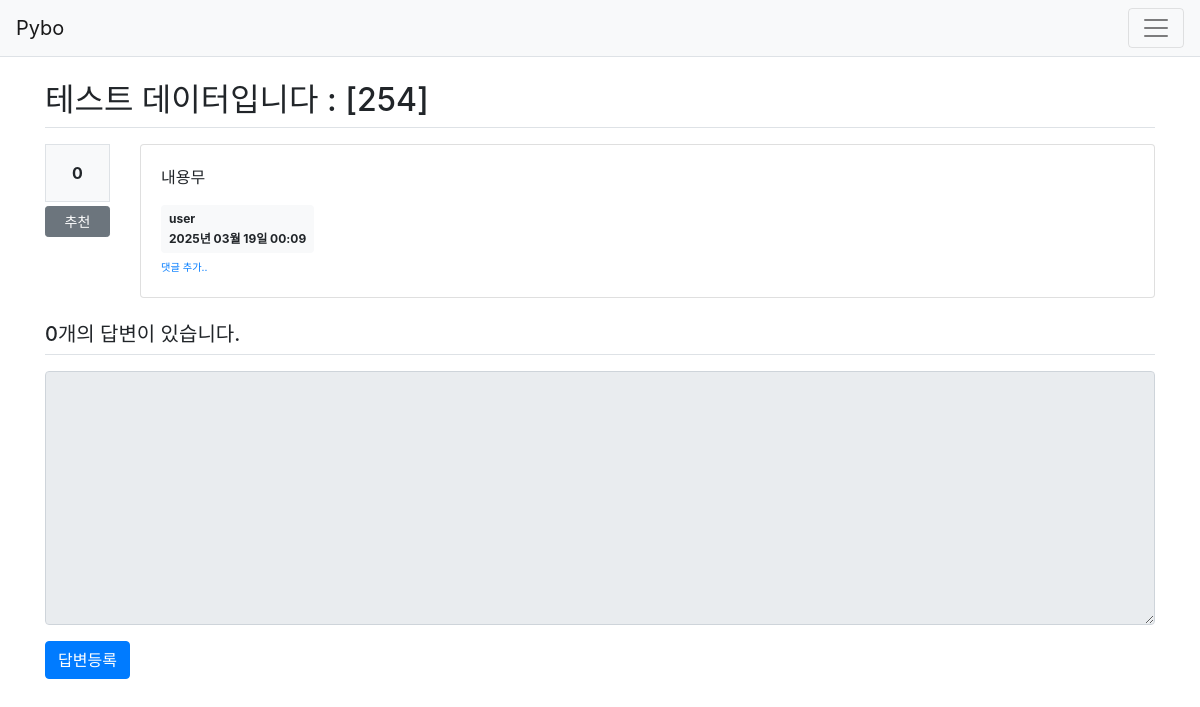
Before: /question/detail/289/ with the older database file.
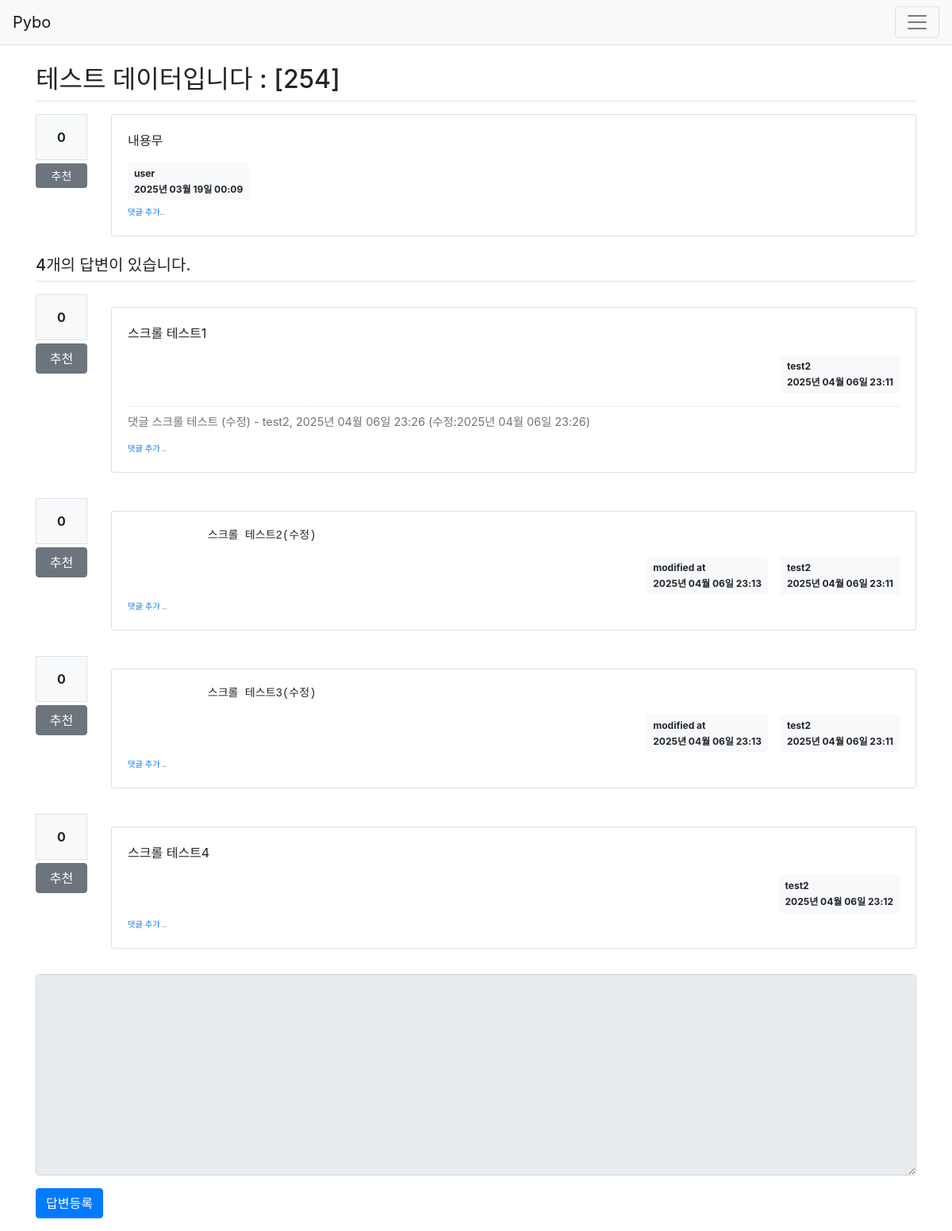
After: the same page with the newer database file.
### pybo/models.py (models this page shows)
class Question(db.Model):
    id=db.Column(db.Integer,primary_key=True)
    subject=db.Column(db.String(200),nullable=False)
    content=db.Column(db.Text(),nullable=False)
    create_date=db.Column(db.DateTime(),nullable=False)
    user_id=db.Column(db.Integer,db.ForeignKey('user.id',ondelete='CASCADE'),nullable=False)
    user=db.relationship('User',backref=db.backref('question_set'))
    modify_date = db.Column(db.DateTime(),nullable=True)
    voter=db.relationship('User',secondary=question_voter,backref=db.backref('question_voter_set'))

class User(db.Model):
    id=db.Column(db.Integer,primary_key=True)
    username=db.Column(db.String(150),unique=True,nullable=False)
    password=db.Column(db.String(200),nullable=False)
    email=db.Column(db.String(120),unique=True,nullable=False)

class Answer(db.Model):
    id=db.Column(db.Integer,primary_key=True)
    question_id=db.Column(db.Integer,db.ForeignKey('question.id',ondelete='CASCADE'))
    question = db.relationship('Question',backref=db.backref('answer_set',))
    content=db.Column(db.Text(),nullable=False)
    create_date=db.Column(db.DateTime(),nullable=False)
    user_id = db.Column(db.Integer, db.ForeignKey('user.id',ondelete='CASCADE'),nullable=False)
    user=db.relationship('User',backref=db.backref('answer_set'))
    modify_date = db.Column(db.DateTime(),nullable=True)
    voter=db.relationship('User',secondary=answer_voter,backref=db.backref('answer_voter_set'))

class Comment(db.Model):
    id = db.Column(db.Integer, primary_key=True)
    user_id = db.Column(db.Integer, db.ForeignKey('user.id', ondelete='CASCADE'),nullable=False)
    user=db.relationship('User',backref=db.backref('comment_set'))
    content = db.Column(db.Text(),nullable=False)
    create_date = db.Column(db.DateTime(),nullable=False)
    modify_date = db.Column(db.DateTime())
    question_id = db.Column(db.Integer, db.ForeignKey('question.id',ondelete='CASCADE'),nullable=True)
    question = db.relationship('Question',backref=db.backref('comment_set'))
    answer_id = db.Column(db.Integer, db.ForeignKey('answer.id',ondelete='CASCADE'),nullable=True)
    answer = db.relationship('Answer', backref = db.backref('comment_set'))

### pybo/views/question_views.py (the view)
@bp.route('/detail/<int:question_id>/')
def detail(question_id):
    form=AnswerForm()
    question = Question.query.get_or_404(question_id)
    return render_template('question/question_detail.html',question=question,form=form)

### pybo/forms.py
class AnswerForm(FlaskForm):
    content=TextAreaField('내용',validators=[DataRequired('내용은 필수 입력 항목입니다.')])

### pybo/filter.py (called while the page is built)
def format_datetime(value, fmt='%Y년 %m월 %d일 %H:%M'):
    return value.strftime(fmt)

### pybo/views/auth_views.py (called while the page is built)
@bp.before_app_request #before_app_request 데코레이터는 사용자 요청이 처리되기 전에 실행되는 함수를 등록할 때 사용
def load_logged_in_user():
    user_id = session.get('user_id')
    if user_id is None:
        g.user = None #g 객체는 플라스크가 제공하는 컨텍스트 변수로, 요청과 응답이 유효한 동안에만 데이터를 저장하고 유지
    else:
        g.user = User.query.get(user_id)

### pybo/templates/question/question_detail.html (shortened to what this page needs)
{%extends 'base.html'%}
{%block content%}
<div class="container my-3">
    <h2 class="border-bottom py-2">{{question.subject}}</h2>
    <div class="row my-3">
        <div class="col-1">
            <div class="bg-light text-center p-3 border font-weight-bolder mb-1">
                {{question.voter|length}}
            </div>
            <a href="#" data-uri="{{url_for('vote.question',question_id=question.id)}}" class="recommend btn btn-sm btn-secondary btn-block my-1">
                추천
            </a>
        </div>
        <div class="col-11">
            <div class="card">
                <div class="card-body">
                    <div class="card-text">
                        {{question.content|markdown}}
                    </div>
                    <div clas="d-flex justify-content-end">
                        <div class="badge badge-light p-2 text-left">
                            <div class="mb-2">{{question.user.username}}</div>
                            <div>{{question.create_date|datetime}}</div>
                        </div>
                    </div>
                    <div>
                        <a href="{{url_for('comment.create_question',question_id=question.id)}}" class="small"><small>댓글 추가..</small></small></a>
                    </div>
                </div>
            </div>
        </div>
    </div>
    <h5 class="border-bottom my-3 py-2">
        {{question.answer_set|length}}개의 답변이 있습니다.
    </h5>
    {% for answer in question.answer_set %}
    <div class="row my-3">
        <div class="col-1">
            <div class="bg-light text-center p-3 border font-weight-bolder mb-1">
                {{answer.voter|length}}
            </div>
            <a href="#" data-uri="{{url_for('vote.answer',answer_id=answer.id)}}" class="recommend btn btn-secondary btn-block my-1">
                추천
            </a>
        </div>
        <div class="col-11">
            <div class="card my-3">
                <div class="card-body">
                    <div class="card-text">
                        {{answer.content|markdown}}
                    </div>
                    <div class= "d-flex justify-content-end">
                        {%if answer.modify_date %}
                        <div class="badge badge-light p-2 text-left mx-3">
                            <div class="mb-2">modified at</div>
                            <div>{{answer.modify_date|datetime}}</div>
                        </div>
                        {%endif%}
                        <div class="badge badge-light p-2 text-left">
                            <div class="mb-2">{{answer.user.username}}</div>
                            <div>{{answer.create_date|datetime}}</div>
                        </div>
                    </div>
                        {%if answer.comment_set|length > 0 %}
                        <div class="mt-3">
                            {%for comment in answer.comment_set%}
                                <div class="comment py-2 text-muted">
                                    <span class="white-space: pre-line;">
                                        {{comment.content}}
                                    </span>
                                    <span>
                                        - {{comment.user.username}}, {{comment.create_date|datetime}}
                                        {%if comment.modify_date%}
                                        (수정:{{comment.modify_date|datetime}})
                                        {%endif%}
                                    </span>
                                </div>
                        {%endfor%}
                        </div>
                        {%endif%}
                        <div>
                            <a href="{{url_for('comment.create_answer',answer_id=answer.id)}}" class="small"><small>댓글 추가 ..</small></a>
                        </div>
                </div>
            </div>
        </div>
    </div>
    {% endfor %}
    <form action="{{url_for('answer.create',question_id=question.id)}}" method="post" class="my-3">
        <div class="form-group">
            <textarea {% if not g.user %} disabled {% endif %} name="content" id="content" class="form-control" rows="10"></textarea>
        </div>
        <input type="submit" value="답변등록" class="btn btn-primary">
    </form>
</div>
{%endblock%}

### pybo/templates/base.html (shortened to what this page needs)
<!DOCTYPE html>
<html lang="en">
<head>
    <link rel="stylesheet" href="{{url_for('static',filename='bootstrap.min.css')}}">
    <link rel="stylesheet" href="{{url_for('static',filename='style.css')}}">
</head>
<body>
    {% include "navbar.html" %}
    {% block content %}
    {%endblock%}
</body>
</html>

### pybo/templates/navbar.html (shortened to what this page needs)
<nav class="navbar navber-expand-lg navbar-light bg-light border-bottom">
    <a class="navbar-brand" href="{{url_for('main.index')}}">Pybo</a>
    <button class="navbar-toggler ml-auto" type="button" data-toggle="collapse"
        data-target="#navbarNav" aria-controls="navbrNav" aria-expanded="false" aria-label="Toggle navigation">
        <span class="navbar-toggler-icon"></span>
    </button>
</nav>

### pybo/static/style.css (style rules this page uses)
.comment { border-top: dotted 1px #ddd; font-size:0.9em; }

Changed rows visible on the page:
added Answer: voter|length "0", content "스크롤 테스트1", user.username "test2", create_date "2025년 04월 06일 23:11"
added Comment: content "댓글 스크롤 테스트 (수정)", user.username "test2", create_date "2025년 04월 06일 23:26", modify_date "2025년 04월 06일 23:26"
added Answer: voter|length "0", content "스크롤 테스트2(수정)", modify_date "2025년 04월 06일 23:13", user.username "test2", create_date "2025년 04월 06일 23:11"
added Answer: voter|length "0", content "스크롤 테스트3(수정)", modify_date "2025년 04월 06일 23:13", user.username "test2", create_date "2025년 04월 06일 23:11"
added Answer: voter|length "0", content "스크롤 테스트4", user.username "test2", create_date "2025년 04월 06일 23:12"
Other visible differences:
{{ question.answer_set|length }}: "0" → "4"
